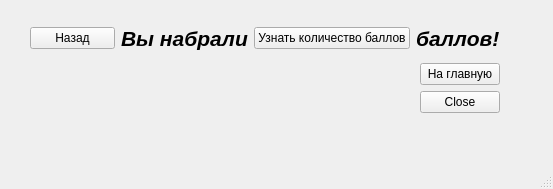
<?xml version="1.0" encoding="UTF-8"?>
<ui version="4.0">
 <class>Result_for_Test2</class>
 <widget class="QMainWindow" name="Result_for_Test2">
  <property name="geometry">
   <rect>
    <x>0</x>
    <y>0</y>
    <width>553</width>
    <height>189</height>
   </rect>
  </property>
  <property name="windowTitle">
   <string>MainWindow</string>
  </property>
  <widget class="QWidget" name="centralwidget">
   <widget class="QWidget" name="">
    <property name="geometry">
     <rect>
      <x>30</x>
      <y>20</y>
      <width>470</width>
      <height>93</height>
     </rect>
    </property>
    <layout class="QGridLayout" name="gridLayout">
     <item row="0" column="0">
      <layout class="QHBoxLayout" name="horizontalLayout_2">
       <item>
        <widget class="QPushButton" name="backButton_for_q10">
         <property name="text">
          <string>Назад</string>
         </property>
        </widget>
       </item>
       <item>
        <layout class="QHBoxLayout" name="horizontalLayout">
         <item>
          <widget class="QLabel" name="label">
           <property name="text">
            <string>&lt;html&gt;&lt;head/&gt;&lt;body&gt;&lt;p&gt;&lt;span style=&quot; font-size:16pt; font-weight:600; font-style:italic;&quot;&gt;Вы набрали&lt;/span&gt;&lt;/p&gt;&lt;/body&gt;&lt;/html&gt;</string>
           </property>
          </widget>
         </item>
         <item>
          <widget class="QPushButton" name="resultButton">
           <property name="text">
            <string>Узнать количество баллов</string>
           </property>
          </widget>
         </item>
         <item>
          <widget class="QLabel" name="label_2">
           <property name="text">
            <string>&lt;html&gt;&lt;head/&gt;&lt;body&gt;&lt;p&gt;&lt;span style=&quot; font-size:16pt; font-weight:600; font-style:italic;&quot;&gt;баллов!&lt;/span&gt;&lt;/p&gt;&lt;/body&gt;&lt;/html&gt;</string>
           </property>
          </widget>
         </item>
        </layout>
       </item>
      </layout>
     </item>
     <item row="1" column="0">
      <layout class="QHBoxLayout" name="horizontalLayout_3">
       <item>
        <spacer name="horizontalSpacer">
         <property name="orientation">
          <enum>Qt::Horizontal</enum>
         </property>
         <property name="sizeHint" stdset="0">
          <size>
           <width>208</width>
           <height>20</height>
          </size>
         </property>
        </spacer>
       </item>
       <item>
        <layout class="QVBoxLayout" name="verticalLayout">
         <item>
          <widget class="QPushButton" name="WindowButton">
           <property name="text">
            <string>На главную</string>
           </property>
          </widget>
         </item>
         <item>
          <widget class="QPushButton" name="closeButton_for_Begin">
           <property name="text">
            <string>Close</string>
           </property>
          </widget>
         </item>
        </layout>
       </item>
      </layout>
     </item>
    </layout>
   </widget>
  </widget>
  <widget class="QMenuBar" name="menubar">
   <property name="geometry">
    <rect>
     <x>0</x>
     <y>0</y>
     <width>553</width>
     <height>21</height>
    </rect>
   </property>
  </widget>
  <widget class="QStatusBar" name="statusbar"/>
 </widget>
 <resources/>
 <connections/>
</ui>
